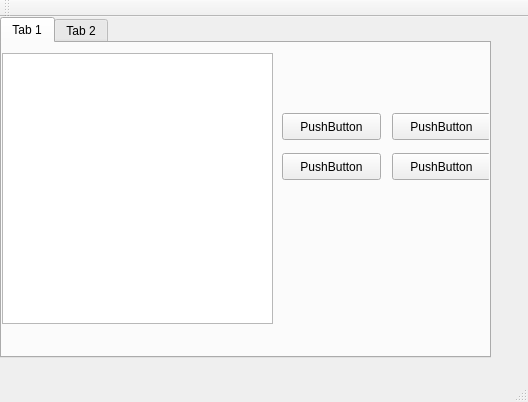
<?xml version="1.0" encoding="UTF-8"?>
<ui version="4.0">
 <class>MainWindow</class>
 <widget class="QMainWindow" name="MainWindow">
  <property name="geometry">
   <rect>
    <x>0</x>
    <y>0</y>
    <width>528</width>
    <height>402</height>
   </rect>
  </property>
  <property name="windowTitle">
   <string>MainWindow</string>
  </property>
  <widget class="QWidget" name="centralWidget">
   <widget class="QTabWidget" name="tabWidget">
    <property name="geometry">
     <rect>
      <x>0</x>
      <y>0</y>
      <width>491</width>
      <height>341</height>
     </rect>
    </property>
    <property name="currentIndex">
     <number>0</number>
    </property>
    <widget class="QWidget" name="tab">
     <attribute name="title">
      <string>Tab 1</string>
     </attribute>
     <widget class="QTextBrowser" name="textBrowser">
      <property name="geometry">
       <rect>
        <x>0</x>
        <y>10</y>
        <width>271</width>
        <height>271</height>
       </rect>
      </property>
     </widget>
     <widget class="QPushButton" name="pushButton">
      <property name="geometry">
       <rect>
        <x>280</x>
        <y>70</y>
        <width>99</width>
        <height>27</height>
       </rect>
      </property>
      <property name="text">
       <string>PushButton</string>
      </property>
     </widget>
     <widget class="QPushButton" name="pushButton_2">
      <property name="geometry">
       <rect>
        <x>280</x>
        <y>110</y>
        <width>99</width>
        <height>27</height>
       </rect>
      </property>
      <property name="text">
       <string>PushButton</string>
      </property>
     </widget>
     <widget class="QPushButton" name="pushButton_3">
      <property name="geometry">
       <rect>
        <x>390</x>
        <y>70</y>
        <width>99</width>
        <height>27</height>
       </rect>
      </property>
      <property name="text">
       <string>PushButton</string>
      </property>
     </widget>
     <widget class="QPushButton" name="pushButton_4">
      <property name="geometry">
       <rect>
        <x>390</x>
        <y>110</y>
        <width>99</width>
        <height>27</height>
       </rect>
      </property>
      <property name="text">
       <string>PushButton</string>
      </property>
     </widget>
    </widget>
    <widget class="QWidget" name="tab_2">
     <attribute name="title">
      <string>Tab 2</string>
     </attribute>
    </widget>
   </widget>
  </widget>
  <widget class="QMenuBar" name="menuBar">
   <property name="geometry">
    <rect>
     <x>0</x>
     <y>0</y>
     <width>528</width>
     <height>25</height>
    </rect>
   </property>
  </widget>
  <widget class="QToolBar" name="mainToolBar">
   <attribute name="toolBarArea">
    <enum>TopToolBarArea</enum>
   </attribute>
   <attribute name="toolBarBreak">
    <bool>false</bool>
   </attribute>
  </widget>
  <widget class="QStatusBar" name="statusBar"/>
 </widget>
 <layoutdefault spacing="6" margin="11"/>
 <resources/>
 <connections/>
</ui>
